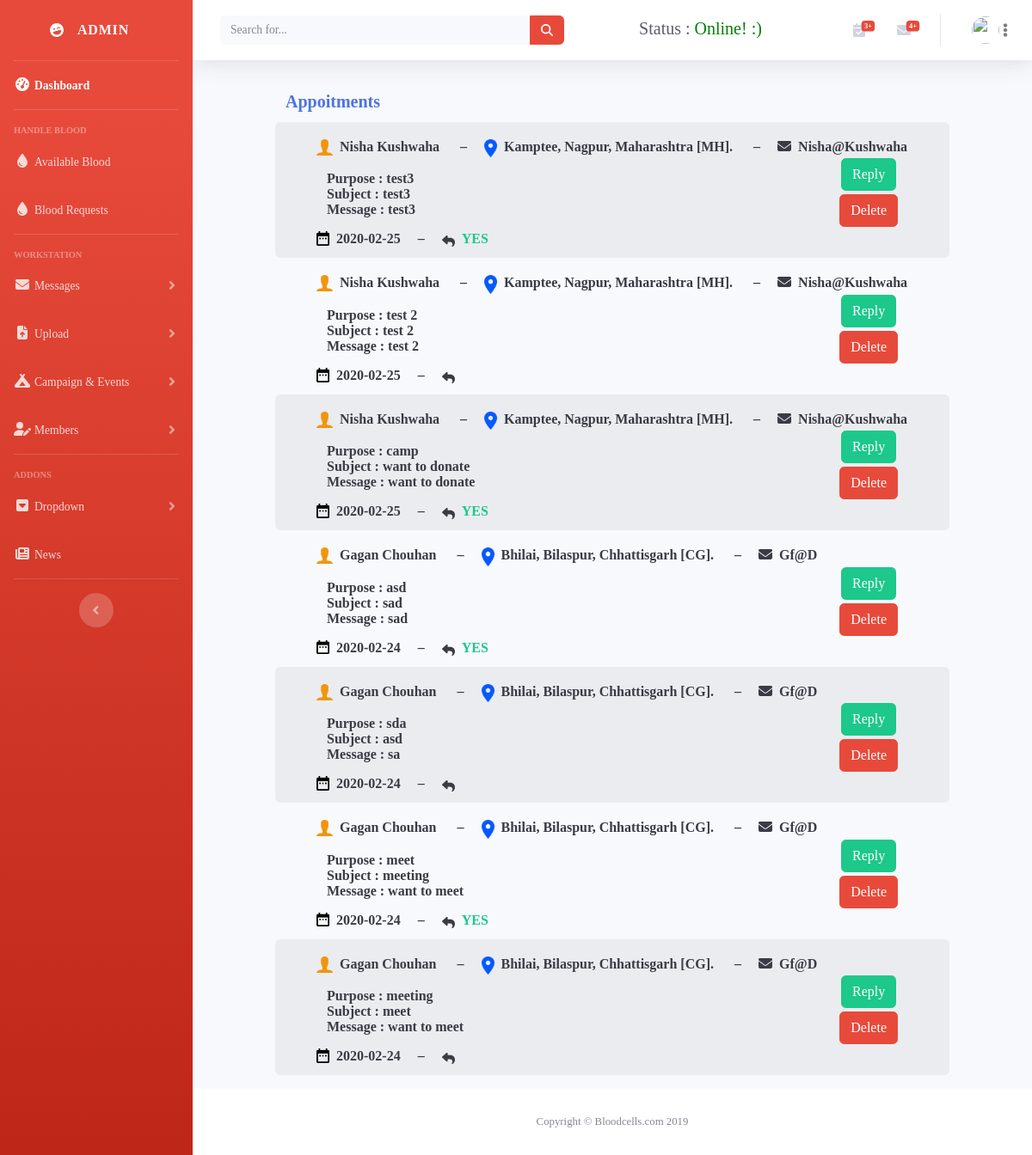
Page /admin/appoitment.php on the committed database.
### tables this page shows
CREATE TABLE `user_reg` (
  `id` int(10) NOT NULL,
  `fname` text NOT NULL,
  `lname` text NOT NULL,
  `bgroup` varchar(20) NOT NULL,
  `gender` text NOT NULL,
  `age` int(3) NOT NULL,
  `email` varchar(40) NOT NULL,
  `pincode` int(6) NOT NULL,
  `mobno` bigint(11) NOT NULL,
  `state` text NOT NULL,
  `district` text NOT NULL,
  `city` text NOT NULL,
  `pwd` varchar(40) NOT NULL
);

CREATE TABLE `all_states` (
  `state_code` text DEFAULT NULL,
  `state_name` text DEFAULT NULL,
  `country_code` text DEFAULT NULL
);

CREATE TABLE `appoitments` (
  `id` int(11) NOT NULL,
  `from` text NOT NULL,
  `date` text NOT NULL,
  `purpose` text NOT NULL,
  `subject` text NOT NULL,
  `message` text NOT NULL,
  `replied` text NOT NULL,
  `reply` text NOT NULL
);

### admin/appoitment.php (the view, shortened to what this page needs)
<?php include('include/header.php'); ?>
<link rel="stylesheet" href="message_assets/message.css">
</head>
<body id="page-top">
<?php include('include/sidebar.php'); ?>
    <div id="content-wrapper" class="d-flex flex-column">
      <div id="content">
<?php
include('include/topbar.php');
?>
    <div class="container-fluid">
    <div class="container">
        <?php
          $mysqli = new mysqli('localhost','root','','bloodcells') or die(mysqli_error($mysqli));
        ?>
<?php
          $mysqli = new mysqli('localhost','root','','bloodcells') or die(mysqli_error($mysqli));
          $app = $mysqli->query("SELECT * FROM `appoitments` ORDER BY `id` DESC") or die($mysqli->error);
?>
  <div class="container">
    <div class="container">
      <div class="table-responsive">
      <table class="table table-borderless table-striped">
        <thead class="thead">
          <tr>
            <th scope="col" class="h5 font-weight-bold text-primary">Appoitments</th>
          </tr>
        </thead>
        <tbody id="myTable">
          <?php while ($appoit = $app->fetch_assoc()): ?>
            <tr class="table-row">
<?php
$mail = $appoit['from'];
$user = $mysqli->query("SELECT * FROM `user_reg` WHERE `email` = '$mail'") or die($mysqli->error);
while ($userdata = $user->fetch_assoc()):
?>
              <td class="font-weight-bold text-gray-900 rounded">
                <div class="mx-5">
                  <div class="row mt-2 text-capitalize">
                    <img src="img/icon-person@2x.png" alt="" class="icons-person">&nbsp;
                    <?php echo $userdata['fname']." ".$userdata['lname']; ?>
                    &nbsp;&nbsp;&nbsp;&nbsp;&nbsp;&ndash;&nbsp;&nbsp;&nbsp;&nbsp;&nbsp;
                    <img src="img/icon-location-on@2x.png" alt="" class="icons">&nbsp;
<?php echo $userdata['city'].", ".$userdata['district'].",";
$state = $userdata['state'];
$mysqli = new mysqli('localhost','root','','bloodcells') or die(mysqli_error($mysqli));
$getdata = $mysqli->query("SELECT * FROM `all_states` WHERE `state_code`='$state'") or die($mysqli->error);
$getstate = $getdata->fetch_assoc();
echo " ".$getstate['state_name'].".";
?>
                    &nbsp;&nbsp;&nbsp;&nbsp;&nbsp;&ndash;&nbsp;&nbsp;&nbsp;&nbsp;&nbsp;
                    <div class=" text-left"><i class="fas fa-envelope"></i></i>&nbsp;
                    <?php echo $appoit['from']; ?>
                  </div>
                  </div>
                  <div class="row">
                    <div class="font-weight-bold my-3 text-gray-900 col">
                      <div><?php echo "Purpose : ".$appoit['purpose']; ?></div>
                      <div><?php echo "Subject : ".$appoit['subject']; ?></div>
                      <div><?php echo "Message : ".$appoit['message']; ?></div>
                    </div>
                    <div class="col-auto m-auto d-block text-center">
                <a href="appoitment.php?edit=<?php echo $appoit['id']; ?>" title="Reply to appoitment"class="btn btn-success text-decoration-none" name="reply">Reply</a>
              <br>
                      <a href="#deleteModal" class="btn my-1 btn-danger" data-toggle="modal">Delete</a>
                    </div>
                  </div>
                  <div class="row">
                    <img src="img/icon material-date-range@2x.png" alt="" class="icons">&nbsp;
                    <?php echo $appoit['date']; ?>&nbsp;&nbsp;&nbsp;&nbsp;&nbsp;&ndash;&nbsp;&nbsp;&nbsp;&nbsp;&nbsp;
                    <i class="fas fa-reply icons mt-1" ></i>&nbsp;&nbsp;<div class="text-success"><?php echo $appoit['replied']; ?></div>
                  </div>
                </div>
              </td>
            </tr>
        <?php endwhile; ?>
        <?php endwhile; ?>
      </tbody>
      </table>
    </div>
    </div>
  </div>
      </div>
        </div>
      </div>
<?php
include('include/footer.php');
?>
    </div>
</body>
</html>

### admin/message_assets/message.css (style rules this page uses)
* { margin: 0; padding: 0; box-sizing: border-box; font-family: Hind-Medium; }
.icons-person { width: 19px; height: 100%; }
.icons { width: 15px; height: 100%; }

### rows in the picture
appoitments: from "Nisha@kushwaha", purpose "test3", subject "test3", message "test3", date "2020-02-25", replied "YES"
user_reg: fname "Nisha", lname "Kushwaha", city "Kamptee", district "Nagpur", all_states.state_name "Maharashtra [MH]"
appoitments: from "Nisha@kushwaha", purpose "test 2", subject "test 2", message "test 2", date "2020-02-25"
appoitments: from "Nisha@kushwaha", purpose "camp", subject "want to donate", message "want to donate", date "2020-02-25", replied "YES"
appoitments: from "Gf@d", purpose "asd", subject "sad", message "sad", date "2020-02-24", replied "YES"
user_reg: fname "Gagan", lname "Chouhan", city "Bhilai", district "Bilaspur", all_states.state_name "Chhattisgarh [CG]"
appoitments: from "Gf@d", purpose "sda", subject "asd", message "sa", date "2020-02-24"
appoitments: from "Gf@d", purpose "meet", subject "meeting", message "want to meet", date "2020-02-24", replied "YES"
appoitments: from "Gf@d", purpose "meeting", subject "meet", message "want to meet", date "2020-02-24"

### other values in the picture
$qfourplus "+"
$fourplus "+"
